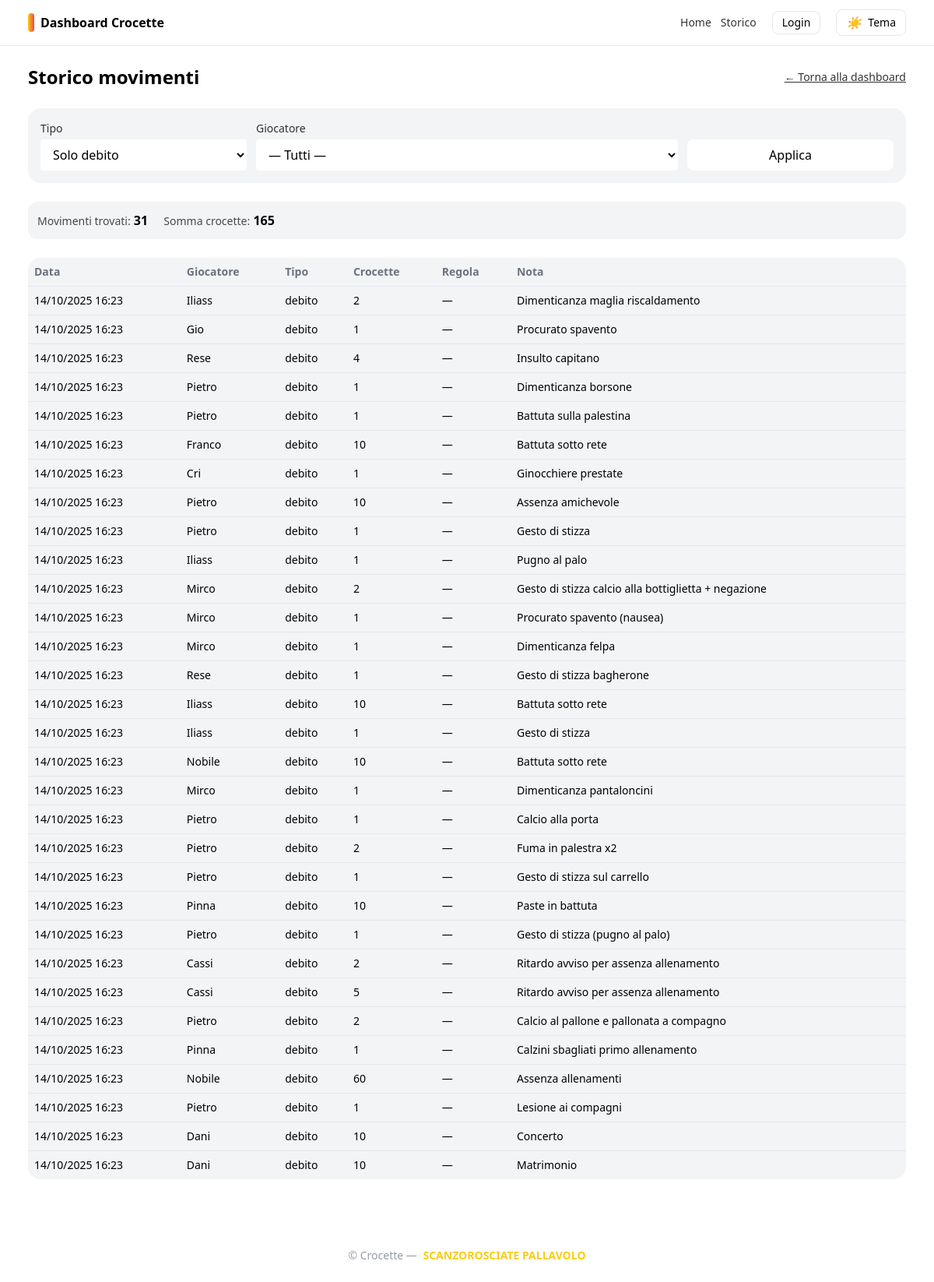
/storico, run on the app's committed database.
### app/models.py (models this page shows)
class Movement(Base):
    __tablename__ = "movements"
    id: Mapped[int] = mapped_column(Integer, primary_key=True)
    member_id: Mapped[int] = mapped_column(ForeignKey("members.id", ondelete="CASCADE"), index=True)
    user_id: Mapped[int] = mapped_column(ForeignKey("users.id"), index=True)
    created_at: Mapped[datetime] = mapped_column(DateTime, default=datetime.utcnow, index=True)
    kind: Mapped[str] = mapped_column(String(10), default="debit")  # debit|credit
    note: Mapped[str] = mapped_column(String(200), default="")
    crocette: Mapped[int] = mapped_column(Integer, default=0)
    casse: Mapped[int] = mapped_column(Integer, default=0)
    rule_id: Mapped[int | None] = mapped_column(ForeignKey("rules.id"), nullable=True)
    member: Mapped[Member] = relationship(back_populates="movements")
    rule: Mapped[Rule | None] = relationship()

class Member(Base):
    __tablename__ = "members"
    id: Mapped[int] = mapped_column(Integer, primary_key=True)
    name: Mapped[str] = mapped_column(String(80), unique=True, index=True)
    created_at: Mapped[datetime] = mapped_column(DateTime, default=datetime.utcnow)
    movements: Mapped[list[Movement]] = relationship(back_populates="member", cascade="all, delete-orphan")

### app/main.py (the view)
@app.get("/storico", response_class=HTMLResponse)
async def storico(request: Request,
                  kind: str = "debit",
                  member_id: int | None = None,
                  db: Session = Depends(get_db)):
    user = get_optional_user(request, db)
    members = db.query(Member).order_by(Member.name).all()
    q = db.query(Movement).order_by(Movement.created_at.desc())
    kind = kind.lower().strip()
    if kind in ("debit", "credit"):
        q = q.filter(Movement.kind == kind)
    if member_id:
        q = q.filter(Movement.member_id == member_id)
    moves = q.all()
    total_crocette = sum(m.crocette for m in moves)
    return templates.TemplateResponse("history.html", {
        "request": request,
        "moves": moves,
        "members": members,
        "kind": kind,
        "member_id": member_id,
        "total": total_crocette,
        "user": user,
    })

### app/templates/history.html (shortened to what this page needs)
{% extends "base.html" %}
{% block content %}
<div class="max-w-6xl mx-auto space-y-6">
  <div class="flex items-center justify-between">
    <h1 class="text-2xl font-bold">Storico movimenti</h1>
    <a href="/" class="text-sm underline opacity-80">← Torna alla dashboard</a>
  </div>
  <form method="get" action="/storico" class="p-4 rounded-2xl bg-neutral-800 grid md:grid-cols-4 gap-3 items-end">
    <div>
      <label class="block text-sm opacity-80 mb-1">Tipo</label>
      <select name="kind" class="w-full px-3 py-2 rounded bg-neutral-900">
        <option value="debit"  {% if kind=='debit' %}selected{% endif %}>Solo debito</option>
      </select>
    </div>
    <div class="md:col-span-2">
      <label class="block text-sm opacity-80 mb-1">Giocatore</label>
      <select name="member_id" class="w-full px-3 py-2 rounded bg-neutral-900">
        <option value="">— Tutti —</option>
      </select>
    </div>
    <div>
      <button class="w-full px-4 py-2 rounded-lg bg-neutral-900 hover:bg-neutral-700">Applica</button>
    </div>
  </form>
  <div class="p-3 rounded-xl bg-neutral-800">
    <span class="text-sm opacity-70">Movimenti trovati:</span>
    <b>{{ moves|length }}</b>
    <span class="ml-4 text-sm opacity-70">Somma crocette:</span>
    <b>{{ total }}</b>
  </div>
  <div class="overflow-x-auto rounded-2xl bg-neutral-800">
    <table class="w-full text-sm">
      <thead class="text-neutral-400">
        <tr>
          <th class="text-left p-2">Data</th>
          <th class="text-left p-2">Giocatore</th>
          <th class="text-left p-2">Tipo</th>
          <th class="text-left p-2">Crocette</th>
          <th class="text-left p-2">Regola</th>
          <th class="text-left p-2">Nota</th>
        </tr>
      </thead>
      <tbody>
        {% for m in moves %}
        <tr class="border-t border-neutral-700">
          <td class="p-2 whitespace-nowrap">{{ m.created_at.strftime('%d/%m/%Y %H:%M') }}</td>
          <td class="p-2">{{ m.member.name }}</td>
          <td class="p-2">{{ 'debito' if m.kind == 'debit' else 'credito' }}</td>
          <td class="p-2">{{ m.crocette }}</td>
          <td class="p-2">{% if m.rule %}{{ m.rule.title }}{% else %}—{% endif %}</td>
          <td class="p-2">{% if m.note %}{{ m.note }}{% else %}—{% endif %}</td>
        </tr>
        {% endfor %}
      </tbody>
    </table>
  </div>
</div>
{% endblock %}

### app/templates/base.html (shortened to what this page needs)
<!doctype html>
<html lang="it">
<head>
  <script src="https://cdn.tailwindcss.com"></script>
</head>
<body class="theme-dark">
  <header class="border-b border-neutral-700 bg-neutral-900">
    <div class="max-w-6xl mx-auto flex items-center justify-between px-3 py-3">
      <a href="/" class="flex items-center gap-2">
        <span class="inline-block w-2 h-6 pill rounded"></span>
        <span class="font-bold">Dashboard Crocette</span>
      </a>
      <nav class="flex items-center gap-3">
        <a href="/" class="text-sm opacity-80 hover:opacity-100">Home</a>
        <a href="/storico?kind=debit" class="text-sm opacity-80 hover:opacity-100">Storico</a>
        {% if user %}
        <a href="/movements"
          class="ml-2 px-3 py-1 rounded-lg border border-neutral-700 hover:border-team hover:text-team text-sm">➕
          Aggiungi</a>
        <form method="post" action="/logout">
          <button class="ml-2 px-3 py-1 rounded-lg border border-neutral-700 hover:border-team text-sm">Logout</button>
        </form>
        {% else %}
        <a href="/login"
          class="ml-2 px-3 py-1 rounded-lg border border-neutral-700 hover:border-team hover:text-team text-sm">Login</a>
        {% endif %}
        <button id="theme-toggle"
          class="ml-2 px-3 py-1 rounded-lg border border-neutral-700 hover:border-team flex items-center gap-2">
          <i id="theme-icon" aria-hidden="true" data-theme="dark"></i>
          <span class="text-sm">Tema</span>
        </button>
      </nav>
    </div>
  </header>
  <main class="max-w-6xl mx-auto px-3 py-6">
    {% block content %}{% endblock %}
  </main>
  <footer class="mt-10 py-6 text-center text-sm text-neutral-400">
    <span class="opacity-70">© Crocette —</span>
    <span class="ml-1"><span class="text-team font-semibold">SCANZOROSCIATE PALLAVOLO</span></span>
  </footer>
</body>
</html>

### app/templates/base.html (style rules this page uses)
:root { --team-yellow: #facc15; --team-red: #ef4444; --bg-page: #0a0a0a; --bg-surface-1: #0f0f0f; --bg-surface-2: #1f1f1f; --text-primary: #e5e7eb; --text-muted: #9ca3af; --border-col: #374151; --tab-on: var(--bg-surface-2); --tab-off: var(--bg-surface-1); }
body.theme-light { --bg-page: #ffffff; --bg-surface-1: #ffffff; --bg-surface-2: #f3f4f6; --text-primary: #111827; --text-muted: #6b7280; --border-col: #e5e7eb; --tab-on: var(--bg-surface-2); --tab-off: var(--bg-surface-1); }
.bg-neutral-900 { background-color: var(--bg-surface-1) !important; }
.bg-neutral-800 { background-color: var(--bg-surface-2) !important; }
.border-neutral-700 { border-color: var(--border-col) !important; }
.text-neutral-400 { color: var(--text-muted) !important; }
.text-team { color: var(--team-yellow) !important; }
.pill { background: linear-gradient(90deg, var(--team-yellow), var(--team-red)); color: #111827; font-weight: 700; }
#theme-icon[data-theme="light"]::before { content: "☀️"; }

### data on the page
Movement: created_at "14/10/2025 16:23", member.name "Iliass", kind "debito", crocette "2", note "Dimenticanza maglia riscaldamento"
Movement: created_at "14/10/2025 16:23", member.name "Gio", kind "debito", crocette "1", note "Procurato spavento"
Movement: created_at "14/10/2025 16:23", member.name "Rese", kind "debito", crocette "4", note "Insulto capitano"
Movement: created_at "14/10/2025 16:23", member.name "Pietro", kind "debito", crocette "1", note "Dimenticanza borsone"
Movement: created_at "14/10/2025 16:23", member.name "Pietro", kind "debito", crocette "1", note "Battuta sulla palestina"
Movement: created_at "14/10/2025 16:23", member.name "Franco", kind "debito", crocette "10", note "Battuta sotto rete"
Movement: created_at "14/10/2025 16:23", member.name "Cri", kind "debito", crocette "1", note "Ginocchiere prestate"
Movement: created_at "14/10/2025 16:23", member.name "Pietro", kind "debito", crocette "10", note "Assenza amichevole"
Movement: created_at "14/10/2025 16:23", member.name "Pietro", kind "debito", crocette "1", note "Gesto di stizza"
Movement: created_at "14/10/2025 16:23", member.name "Iliass", kind "debito", crocette "1", note "Pugno al palo"
Movement: created_at "14/10/2025 16:23", member.name "Mirco", kind "debito", crocette "2", note "Gesto di stizza calcio alla bottiglietta + negazione"
Movement: created_at "14/10/2025 16:23", member.name "Mirco", kind "debito", crocette "1", note "Procurato spavento (nausea)"
Movement: created_at "14/10/2025 16:23", member.name "Mirco", kind "debito", crocette "1", note "Dimenticanza felpa"
Movement: created_at "14/10/2025 16:23", member.name "Rese", kind "debito", crocette "1", note "Gesto di stizza bagherone"
Movement: created_at "14/10/2025 16:23", member.name "Iliass", kind "debito", crocette "10", note "Battuta sotto rete"
Movement: created_at "14/10/2025 16:23", member.name "Iliass", kind "debito", crocette "1", note "Gesto di stizza"
Movement: created_at "14/10/2025 16:23", member.name "Nobile", kind "debito", crocette "10", note "Battuta sotto rete"
Movement: created_at "14/10/2025 16:23", member.name "Mirco", kind "debito", crocette "1", note "Dimenticanza pantaloncini"
Movement: created_at "14/10/2025 16:23", member.name "Pietro", kind "debito", crocette "1", note "Calcio alla porta"
Movement: created_at "14/10/2025 16:23", member.name "Pietro", kind "debito", crocette "2", note "Fuma in palestra x2"
Movement: created_at "14/10/2025 16:23", member.name "Pietro", kind "debito", crocette "1", note "Gesto di stizza sul carrello"
Movement: created_at "14/10/2025 16:23", member.name "Pinna", kind "debito", crocette "10", note "Paste in battuta"
Movement: created_at "14/10/2025 16:23", member.name "Pietro", kind "debito", crocette "1", note "Gesto di stizza (pugno al palo)"
Movement: created_at "14/10/2025 16:23", member.name "Cassi", kind "debito", crocette "2", note "Ritardo avviso per assenza allenamento"
Movement: created_at "14/10/2025 16:23", member.name "Cassi", kind "debito", crocette "5", note "Ritardo avviso per assenza allenamento"
Movement: created_at "14/10/2025 16:23", member.name "Pietro", kind "debito", crocette "2", note "Calcio al pallone e pallonata a compagno"
Movement: created_at "14/10/2025 16:23", member.name "Pinna", kind "debito", crocette "1", note "Calzini sbagliati primo allenamento"
Movement: created_at "14/10/2025 16:23", member.name "Nobile", kind "debito", crocette "60", note "Assenza allenamenti"
Movement: created_at "14/10/2025 16:23", member.name "Pietro", kind "debito", crocette "1", note "Lesione ai compagni"
Movement: created_at "14/10/2025 16:23", member.name "Dani", kind "debito", crocette "10", note "Concerto"
Movement: created_at "14/10/2025 16:23", member.name "Dani", kind "debito", crocette "10", note "Matrimonio"

### other printed values
{{ moves|length }} "31"
{{ total }} "165"
